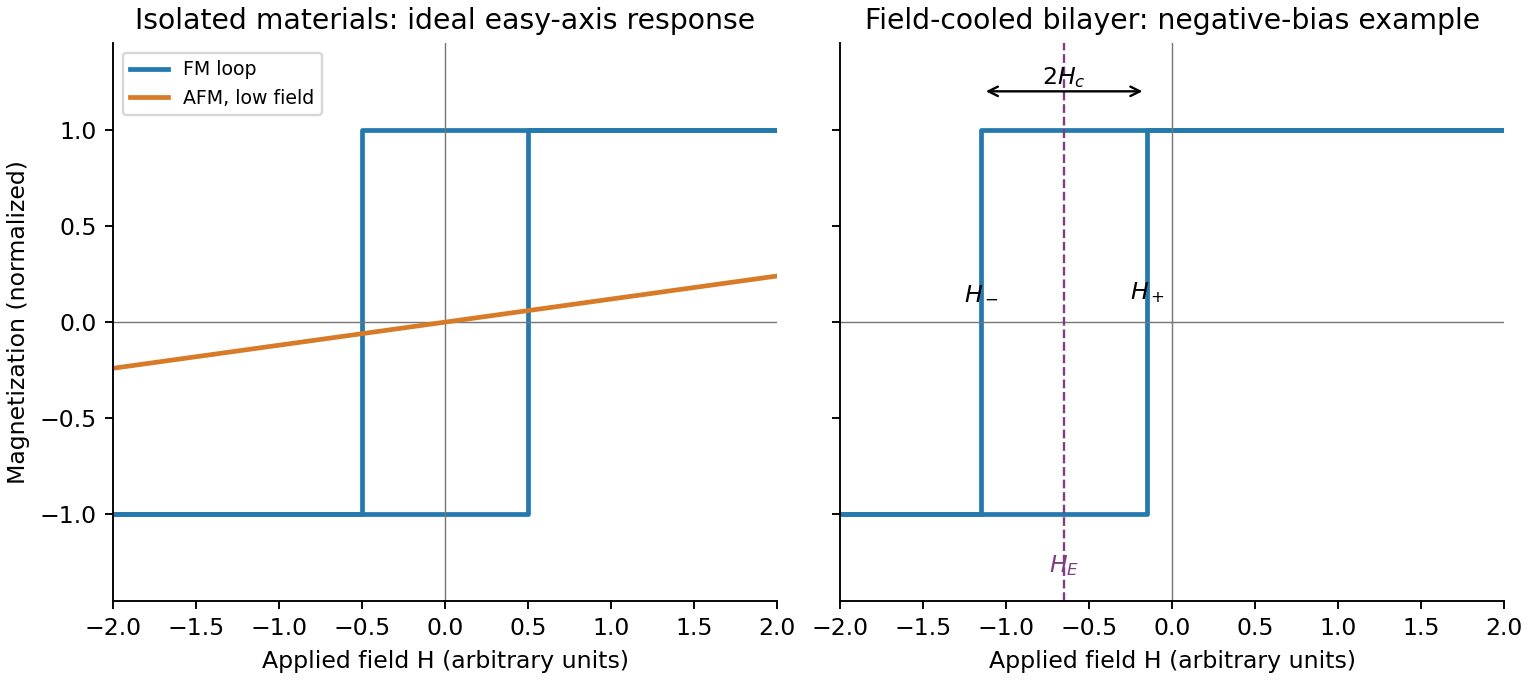

This figure's Python source:
"""Original explanatory model figure; Python 3.14, NumPy and Matplotlib.
Run from the desired output directory. No exam image or experimental data used.
"""
import numpy as np
import matplotlib
matplotlib.use("Agg")
import matplotlib.pyplot as plt
plt.rcParams.update({"font.size": 10, "axes.spines.top": False, "axes.spines.right": False})
fig,axs=plt.subplots(1,2,figsize=(9,4),layout='constrained',sharey=True)
for ax,centre in zip(axs,[0,-.65]):
    hc=.5
    ax.plot([-2,centre+hc,centre+hc,2],[-1,-1,1,1],color='#2479ad',lw=2)
    ax.plot([2,centre-hc,centre-hc,-2],[1,1,-1,-1],color='#2479ad',lw=2,label='FM loop')
    ax.axhline(0,color='#777777',lw=.6);ax.axvline(0,color='#777777',lw=.6)
    ax.set(xlim=(-2,2),ylim=(-1.45,1.45),xlabel='Applied field H (arbitrary units)')
    if centre==0:
        h=np.linspace(-2,2,100)
        ax.plot(h,.12*h,color='#d87b28',lw=2,label='AFM, low field')
        ax.set_title('Isolated materials: ideal easy-axis response')
        ax.legend(loc='upper left',fontsize=8)
    else:
        ax.axvline(centre,color='#803d81',ls='--',lw=1)
        ax.text(centre,-1.3,r'$H_E$',ha='center',color='#803d81')
        ax.text(centre-hc,.12,r'$H_-$',ha='center');ax.text(centre+hc,.12,r'$H_+$',ha='center')
        ax.annotate('',(centre+hc,1.2),(centre-hc,1.2),arrowprops=dict(arrowstyle='<->'))
        ax.text(centre,1.24,r'$2H_c$',ha='center')
        ax.set_title('Field-cooled bilayer: negative-bias example')
axs[0].set_ylabel('Magnetization (normalized)')
fig.savefig('paper-2-exchange-bias.png',dpi=170,facecolor='white')
